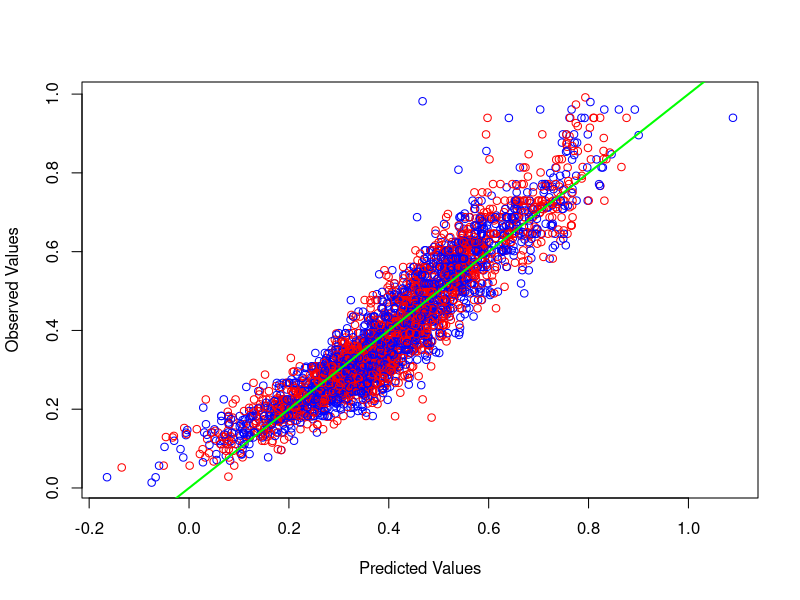
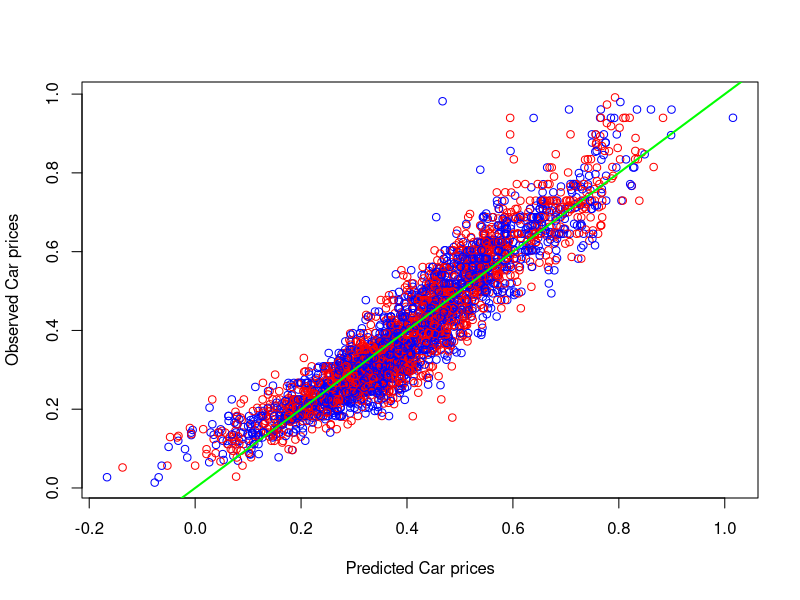
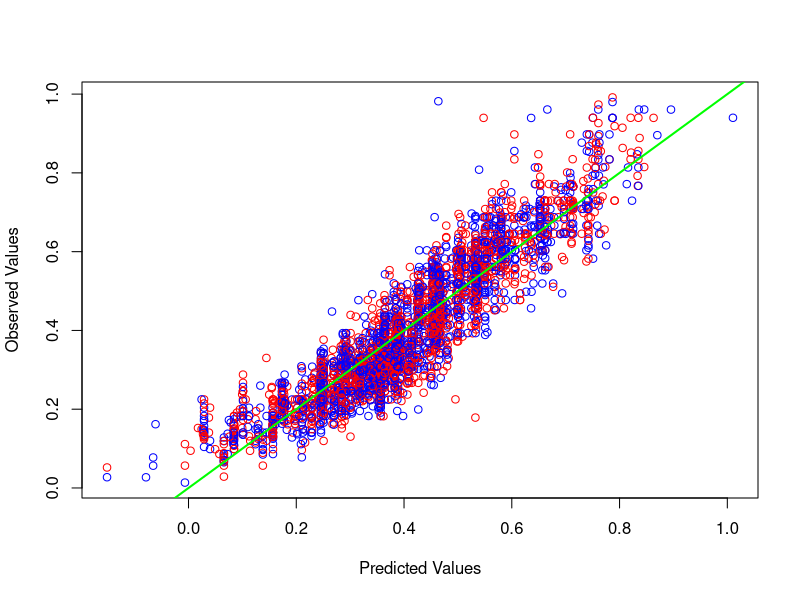
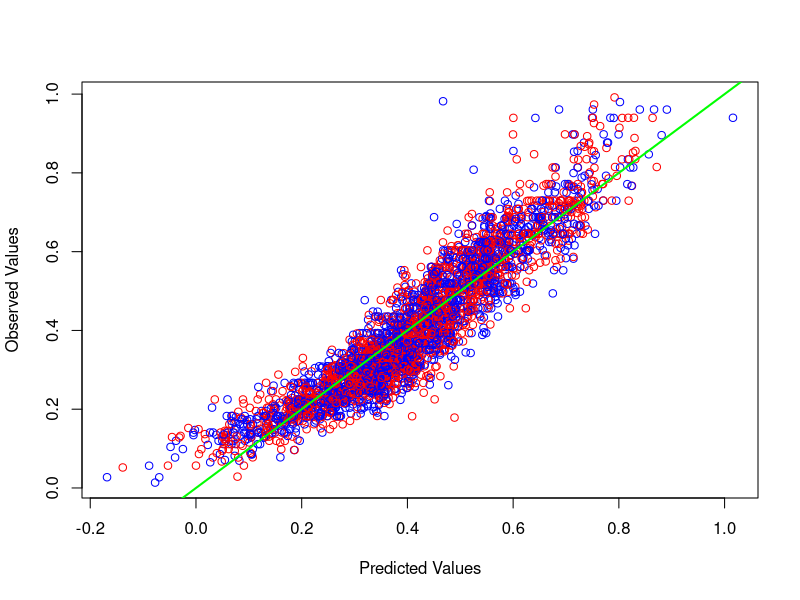
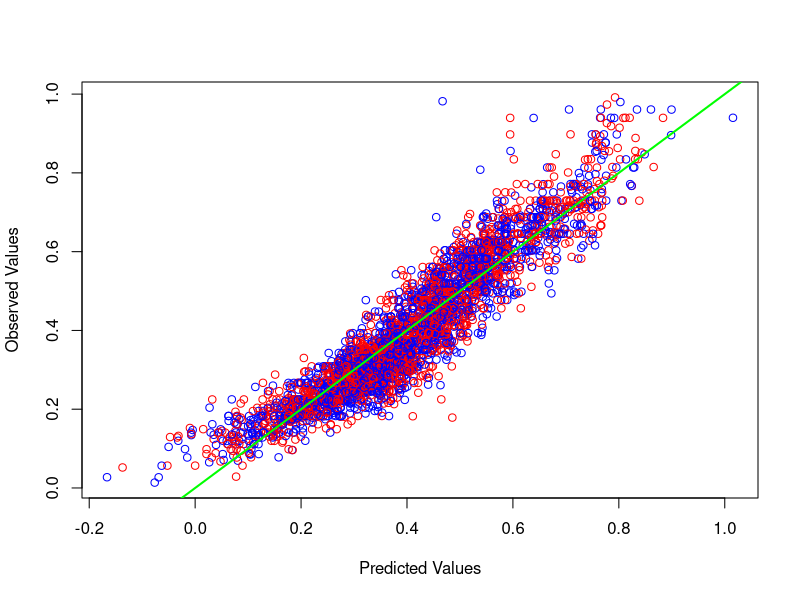
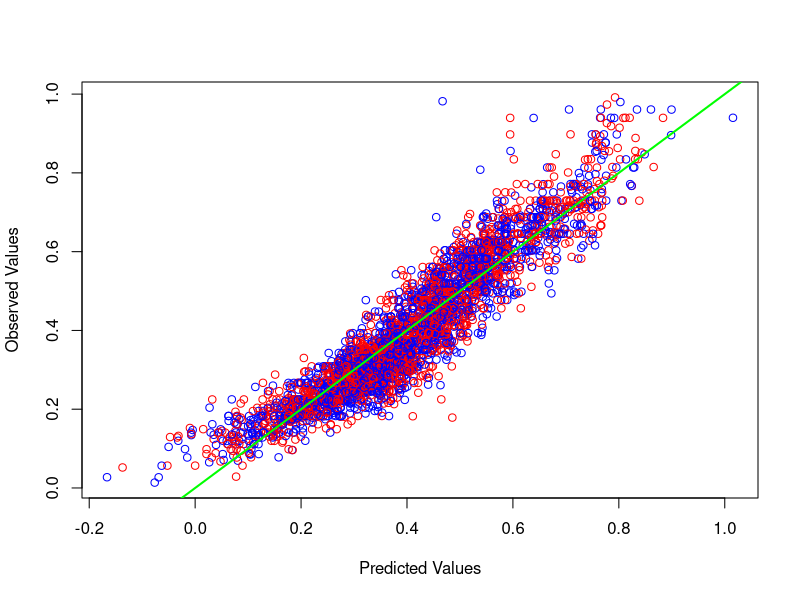
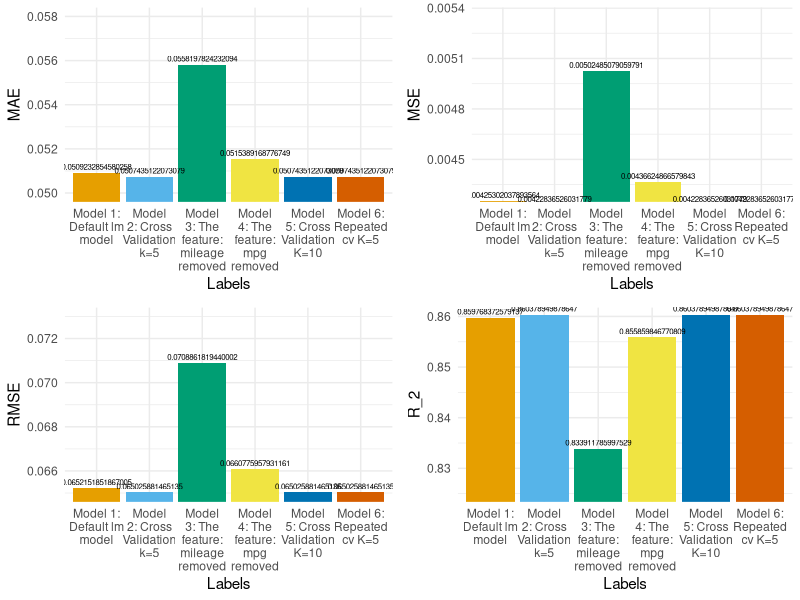

Generate these figures, in order, with R: (Note: this script raises an error after producing the figures.)
# T3_1:
  library("caret")
  # Read data:
  DF <- read.csv("Pre_Processed_DATA.csv",TRUE,",")
  
  # Split the Data into train and test:
  idx <- sample(c(TRUE, FALSE), nrow(DF), replace=TRUE, prob=c(0.8,0.2))
  train <- DF[idx, ]
  test <- DF[!idx, ]
  

  startTime1 <- Sys.time()
  
  # Trainning the model (linear regression):
  model_lm <- train(price~.,data=train,method='lm')
  model_lm
  summary(model_lm)
  
  endTime1 <- Sys.time()
  
  time_elapsed1 = endTime1 - startTime1

  
  # Testing the model:
  Output_lm <- predict(model_lm,test)
  
  # Plotting:
  plot(Output_lm, test$price,
       col = c('blue','red'),
       xlab = "Predicted Values",
       ylab = "Observed Values")
  abline(a = 0, b = 1, lwd=2,
         col = "green")
  
  
  #Evaluation metrics:
  #install.packages("Metrics")
  library(Metrics)
  # Calculate MAE:
  mae(Output_lm,test[,2])
  # Calculate MSE:
  mse(Output_lm,test[,2])
  # Calculate RMSE:
  rmse(Output_lm,test[,2])
  # Calculate R^2:
  cor(Output_lm,test[,2])^2
  



#T3_2:
  # Specifying for Cross Validation with K= 5
  train_control <- trainControl(
    method = 'cv', # k-fold cross validation
    number = 5 # number of folds
  )
  
  startTime2 <- Sys.time()
  # Trainning the model (Cross Validation, K=5):
  model_cv <- train(price~.,data=DF,method='lm',trControl = 
                      train_control)
  
  endTime2 <- Sys.time()
  
  time_elapsed2 = endTime2 - startTime2
  
  
  model_cv
  summary(model_cv)
  
  # Prediction:
  predict_cv <- predict(model_cv,test)
  summary(predict_cv)
  
  #Evaluation metrics:
  #install.packages("Metrics")
  library(Metrics)
  # Calculate MAE:
  mae(predict_cv,test[,2])
  # Calculate MSE:
  mse(predict_cv,test[,2])
  # Calculate RMSE:
  rmse(predict_cv,test[,2])
  # Calculate R^2:
  cor(predict_cv,test[,2])^2
  
  # Plotting:
  plot(predict_cv, test$price,
       col = c('blue','red'),
       xlab = "Predicted Car prices",
       ylab = "Observed Car prices")
  abline(a = 0, b = 1, lwd=2,
         col = "green")
  
  
#T3_3:
  # Run the model with less features:
    # 1: Remove the column mileage:
        DF1 <- subset (DF, select = -mileage)

        startTime3 <- Sys.time()
        # Trainning the model (without the column "mileage", CV, K=5):
        model_cv_1 <- train(price~.,data=DF1,method='lm',trControl = 
                              train_control)
        
        endTime3 <- Sys.time()
        
        time_elapsed3 = endTime3 - startTime3
        model_cv_1
        summary(model_cv_1)
        
        
        # Prediction:
        predict_cv_1 <- predict(model_cv_1,test)
        summary(predict_cv_1)
        
        #Evaluation metrics:
          #install.packages("Metrics")
          library(Metrics)
          # Calculate MAE:
          mae(predict_cv_1,test[,2])
          # Calculate MSE:
          mse(predict_cv_1,test[,2])
          # Calculate RMSE:
          rmse(predict_cv_1,test[,2])
          # Calculate R^2:
          cor(predict_cv_1,test[,2])^2
        
        
        
        # Plotting:
        plot(predict_cv_1, test$price,
             col = c('blue','red'),
             xlab = "Predicted Values",
             ylab = "Observed Values")
        abline(a = 0, b = 1, lwd=2,
               col = "green")
    
    
    #2: Remove the column mpg:
        DF2 <- subset (DF, select = -mpg)
        
        

        startTime4 <- Sys.time()
        # Training the model (without the column "mpg", CV, K=5):
        model_cv_2 <- train(price~.,data=DF2,method='lm',trControl = 
                              train_control)
        
        endTime4 <- Sys.time()
        
        time_elapsed4 = endTime4 - startTime4

        model_cv_2
        summary(model_cv_2)
        
        predict_cv_2 <- predict(model_cv_2,test)
        
        #Evaluation metrics:
          #install.packages("Metrics")
          library(Metrics)
          # Calculate MAE:
          mae(predict_cv_2,test[,2])
          # Calculate MSE:
          mse(predict_cv_2,test[,2])
          # Calculate RMSE:
          rmse(predict_cv_2,test[,2])
          # Calculate R^2:
          cor(predict_cv_2,test[,2])^2
        
        # Plotting:
        plot(predict_cv_2, test$price,
             col = c('blue','red'),
             xlab = "Predicted Values",
             ylab = "Observed Values")
        abline(a = 0, b = 1, lwd=2,
               col = "green")
    
    
    #3: change the folds into 10 instead of 5:
        train_control_1 <- trainControl(
          method = 'cv', # k-fold cross validation
          number = 10 # number of folds
        )
        
        

        startTime5 <- Sys.time()
        # Training the model (Cross Validation, K=10):
        model_cv_3 <- train(price~.,data=DF,method='lm',trControl = 
                              train_control_1)
        
        endTime5 <- Sys.time()
        
        time_elapsed5 = endTime5 - startTime5
        
        model_cv_3
        summary(model_cv_3)
        
        
        
        # prediction:
        predict_cv_3 <- predict(model_cv_3,test)
        
        #Evaluation metrics predict_cv_3:
          #install.packages("Metrics")
          library(Metrics)
          # Calculate MAE:
          mae(predict_cv_3,test[,2])
          # Calculate MSE:
          mse(predict_cv_3,test[,2])
          # Calculate RMSE:
          rmse(predict_cv_3,test[,2])
          # Calculate R^2:
          cor(predict_cv_3,test[,2])^2
        
        # Plotting predict_cv_3:
        plot(predict_cv_3, test$price,
             col = c('blue','red'),
             xlab = "Predicted Values",
             ylab = "Observed Values")
        abline(a = 0, b = 1, lwd=2,
               col = "green")
    
    
    # 4: change 'cv' to 'repeated cv':
        train_control_2 <- trainControl(
          method = 'repeatedcv', # k-fold cross validation
          number = 5 # number of folds
        )
        
        
        startTime6 <- Sys.time()
        # Training the model (Repeated Cross Validation, K=5):
        model_repeatedcv_4 <- train(price~.,data=DF,method='lm',trControl = 
                                      train_control_2,tuneLength = 5)
        
        endTime6 <- Sys.time()
        
        time_elapsed6 = endTime6 - startTime6
      
        model_repeatedcv_4
        summary(model_repeatedcv_4)
        
       
        # prediction:
        predict_repeatedcv_4  <- predict(model_repeatedcv_4 ,test)
      
        #Evaluation metrics predict_repeatedcv_4:
        #install.packages("Metrics")
        library(Metrics)
        # Calculate MAE:
        mae(predict_repeatedcv_4,test[,2])
        # Calculate MSE:
        mse(predict_repeatedcv_4,test[,2])
        # Calculate RMSE:
        rmse(predict_repeatedcv_4,test[,2])
        # Calculate R^2:
        cor(predict_repeatedcv_4,test[,2])^2
        
        
        
        
        ## Plotting predict_repeatedcv_4:
        plot(predict_repeatedcv_4, test$price,
             col = c('blue','red'),
             xlab = "Predicted Values",
             ylab = "Observed Values")
        abline(a = 0, b = 1, lwd=2,
               col = "green")
      
    

# T3-4:
    # Create Vectors for all indicators:
        MAE <- c( mae(Output_lm,test[,2]),
                   mae(predict_cv,test[,2]),
                   mae(predict_cv_1,test[,2]),
                   mae(predict_cv_2,test[,2]),
                   mae(predict_cv_3,test[,2]),
                   mae(predict_repeatedcv_4,test[,2]))
                   
        MSE <- c( mse(Output_lm,test[,2]),
                   mse(predict_cv,test[,2]),
                   mse(predict_cv_1,test[,2]),
                   mse(predict_cv_2,test[,2]),
                   mse(predict_cv_3,test[,2]),
                   mse(predict_repeatedcv_4,test[,2]))

        RMSE <- c(rmse(Output_lm,test[,2]),
                  rmse(predict_cv,test[,2]),
                  rmse(predict_cv_1,test[,2]),
                  rmse(predict_cv_2,test[,2]),
                  rmse(predict_cv_3,test[,2]),
                  rmse(predict_repeatedcv_4,test[,2]))

        R_2 <- c(cor(Output_lm,test[,2])^2,
                 cor(predict_cv,test[,2])^2,
                 cor(predict_cv_1,test[,2])^2,
                 cor(predict_cv_2,test[,2])^2,
                 cor(predict_cv_3,test[,2])^2,
                 cor(predict_repeatedcv_4,test[,2])^2)
        
        Labels <- c('Model 1: Default lm model', 'Model 2: Cross Validation k=5', 'Model 3: The feature: mileage removed','Model 4: The feature: mpg removed', 'Model 5: Cross Validation K=10','Model 6: Repeated cv K=5')

        
        # Plot MAE, MSE, RMSE and R-Squared for all models for comparison:
        library(ggplot2)
        library(stringr)
        library(ggplot2)
        library(tidyr)
        ##install.packages("cowplot")
        library("cowplot")
        library(scales)
        
        DF_MAE <- data.frame(MAE, Labels)
        # Plot MAE for all the models:
        MAE_Plot <- ggplot(DF_MAE, aes(x=Labels, y=MAE)) + 
          geom_bar(stat="identity", fill=c("#E69F00", "#56B4E9", "#009E73", "#F0E442", "#0072B2", "#D55E00"))+
          geom_text(aes(label=MAE), vjust=-0.5, color="black", size=2)+
          scale_x_discrete(labels = function(x) str_wrap(x, width = 10))+
          scale_y_continuous(limits=c(0.05,0.058),oob = rescale_none)+
          theme_minimal()
        
        
        DF_MSE <- data.frame(MSE, Labels)
        # Plot MSE for all the models:
        MSE_Plot <- ggplot(DF_MSE, aes(x=Labels, y=MSE)) + 
          geom_bar(stat="identity", fill=c("#E69F00", "#56B4E9", "#009E73", "#F0E442", "#0072B2", "#D55E00"))+
          geom_text(aes(label=MSE), vjust=-0.5, color="black", size=2)+
          scale_x_discrete(labels = function(x) str_wrap(x, width = 10))+
          scale_y_continuous(limits=c(0.0043,0.00535),oob = rescale_none)+
          theme_minimal()
        
        
        DF_RMSE <- data.frame(RMSE, Labels)
        # Plot RMSE for all the models:
        RMSE_Plot <- ggplot(DF_RMSE, aes(x=Labels, y=RMSE)) + 
          geom_bar(stat="identity", fill=c("#E69F00", "#56B4E9", "#009E73", "#F0E442", "#0072B2", "#D55E00"))+
          geom_text(aes(label=RMSE), vjust=-0.5, color="black", size=2)+
          scale_x_discrete(labels = function(x) str_wrap(x, width = 10))+
          scale_y_continuous(limits=c(0.065,0.073),oob = rescale_none)+
          theme_minimal()
        
        
        DF_R_2 <- data.frame(R_2, Labels)
        
        # Plot Rsquared for all the models:
        R_2_Plot <- ggplot(DF_R_2, aes(x=Labels, y=R_2)) + 
          geom_bar(stat = "identity", fill=c("#E69F00", "#56B4E9", "#009E73", "#F0E442", "#0072B2", "#D55E00"))+
          geom_text(aes(label=R_2), vjust=-0.5, color="black", size=2)+
          scale_x_discrete(labels = function(x) str_wrap(x, width = 10))+
          scale_y_continuous(limits=c(0.8251230,0.86),oob = rescale_none)+
          theme_minimal()
        
        
        
        ## Gathering all plots in 1 plot:
        plot_grid(MAE_Plot, MSE_Plot, RMSE_Plot, R_2_Plot , labels = "", scale = c(1, 1, 1, 1))
        
        
        
        
        
        
        # Running Time:
        # Getting the running times and the corresponding models into one DataFrame:
        Running_time_Seconds <- as.numeric(c(time_elapsed1, time_elapsed2, time_elapsed3, time_elapsed4, time_elapsed5, time_elapsed6))
        DF_running_time <- data.frame(Labels, Running_time_Seconds)
        # Printing the results:
        DF_running_time
        
        # Ploting the running time for each model:
        Time_Plot <- ggplot(DF_running_time, aes(x=Labels, y=Running_time, title("All model's running time in seconds"))) + 
          labs(y = "Running Time in Seconds (s)", x = "Models")+
          geom_bar(stat = "identity", fill=c("#E69F00", "#56B4E9", "#009E73", "#F0E442", "#0072B2", "#D55E00"))+
          geom_text(aes(label=Running_time_Seconds), vjust=1.6, color="white", size=2.4)+
          scale_x_discrete(labels = function(x) str_wrap(x, width = 10))+
          theme_minimal()
        Time_Plot
        
        
